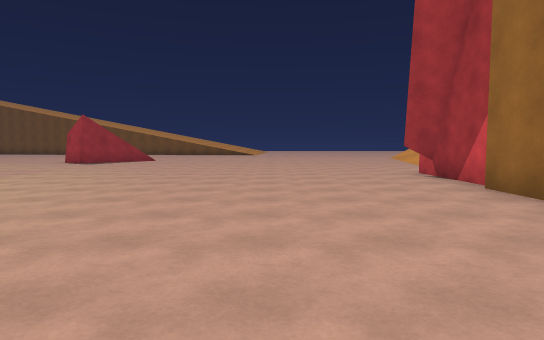
View 1 (above)

24 first-person views from a walk through a Unity game level. The camera is 1.4 m above the floor, tilts 4° down and sees 75° across. The floor is counted in squares, 2 m on a side. Each view is taken from the middle of a square. On the plan, view 1 faces up. The plan holds only what a view shows up to about 11 squares ahead; the rest is blank. The place goes on beyond the plan.

View 2
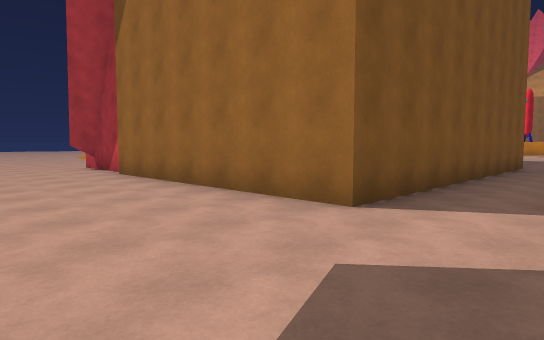

View 3
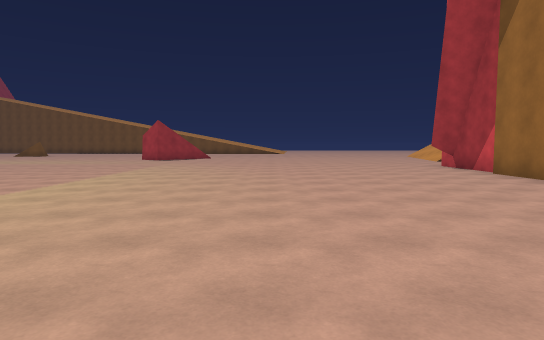

View 4
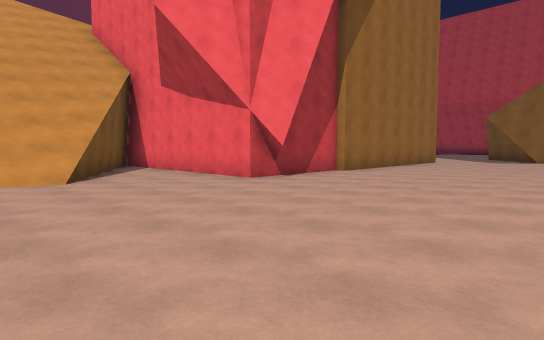

View 5
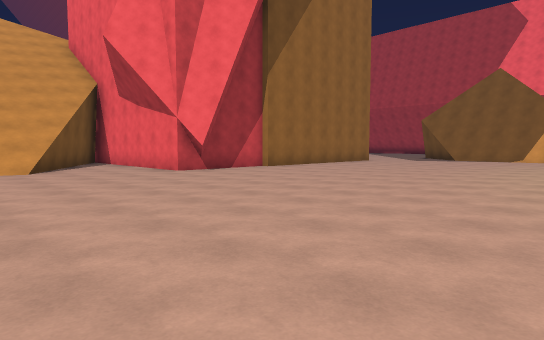

View 6
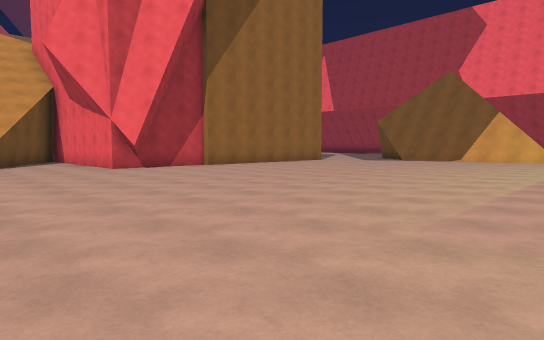

View 7
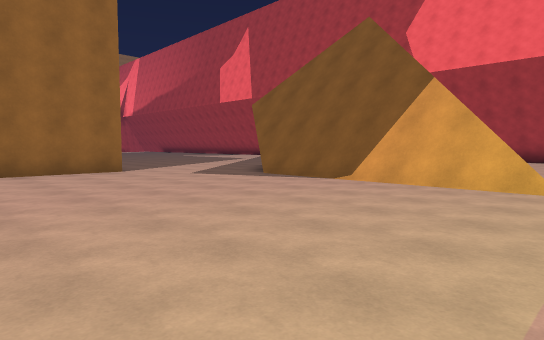

View 8
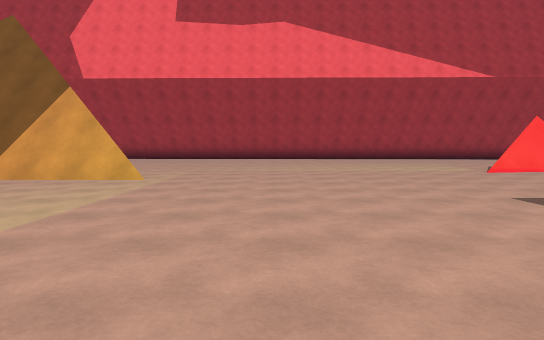

View 9
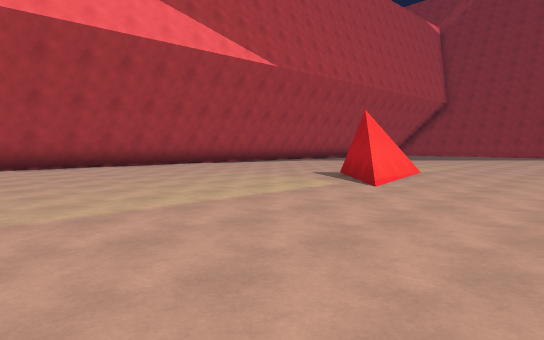

View 10
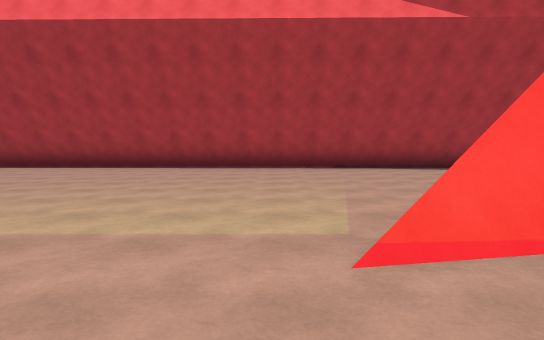

View 11
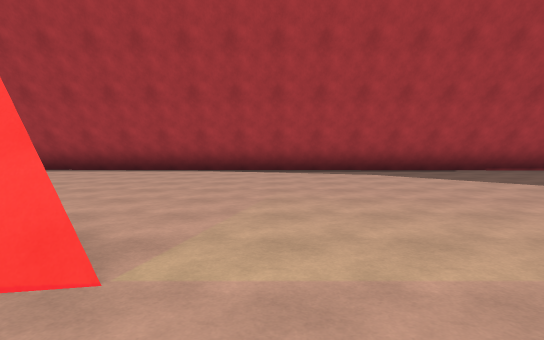

View 12
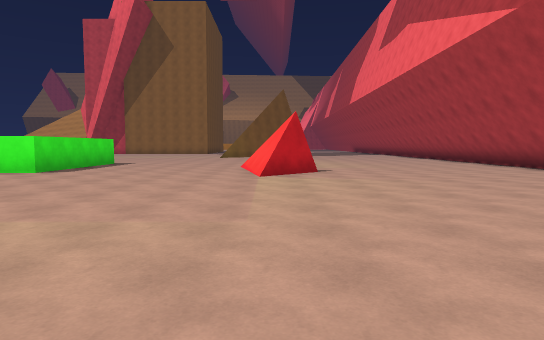

View 13
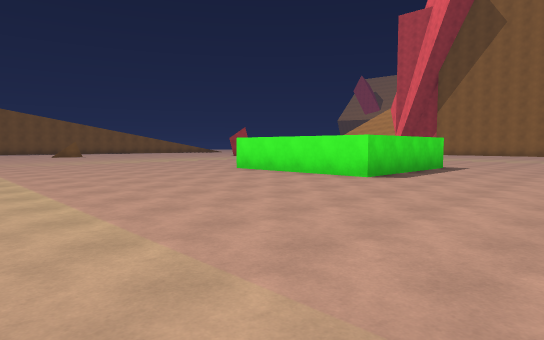

View 14
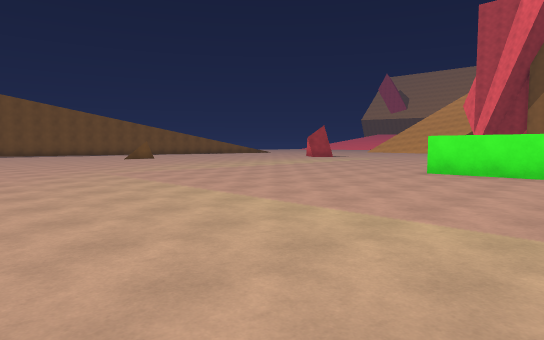

View 15
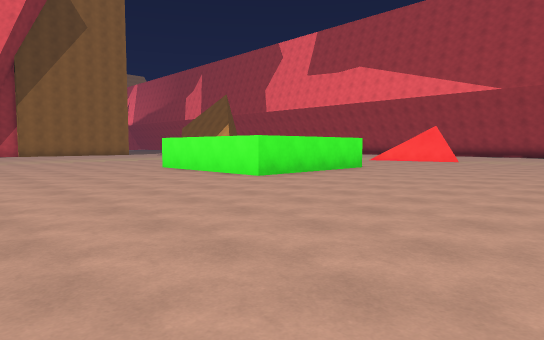

View 16
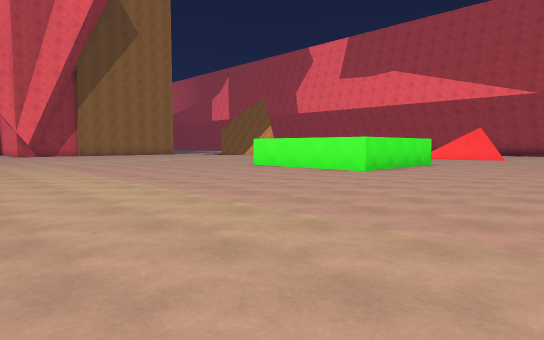

View 17
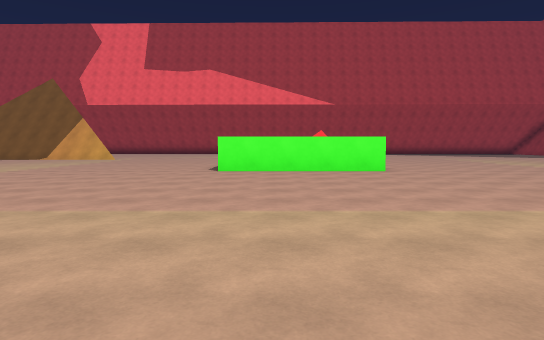

View 18
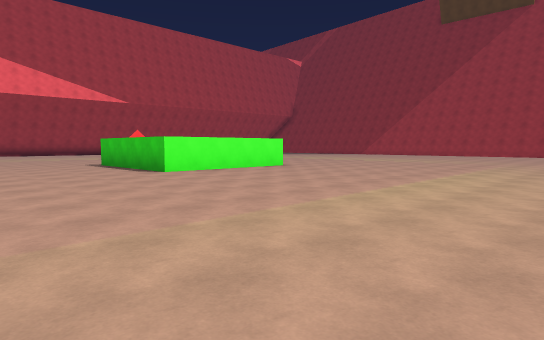

View 19
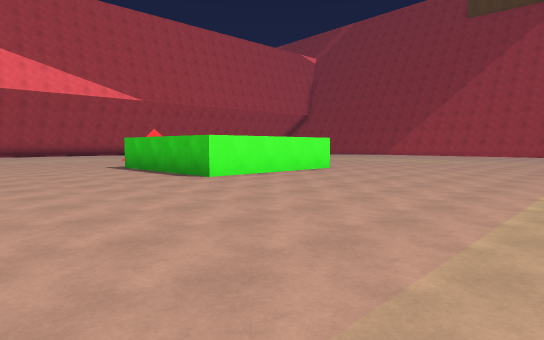

View 20
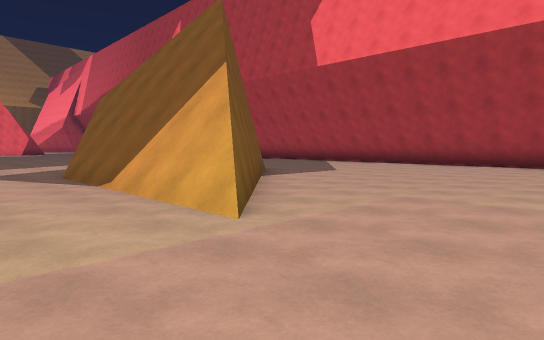

View 21
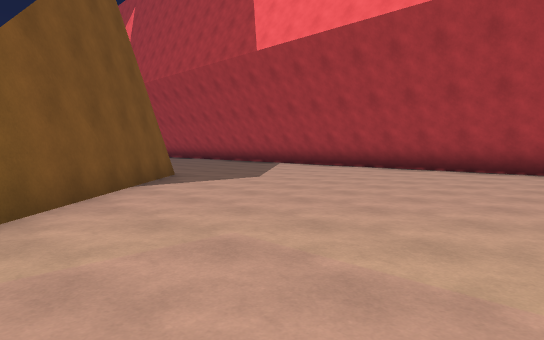

View 22
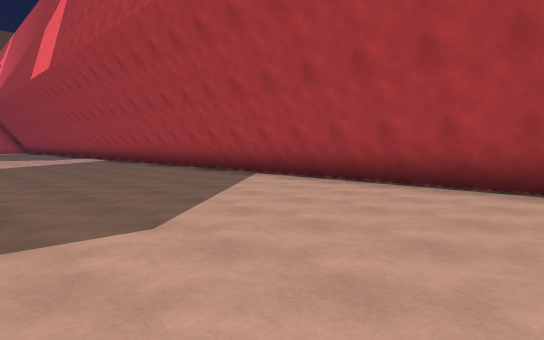

View 23
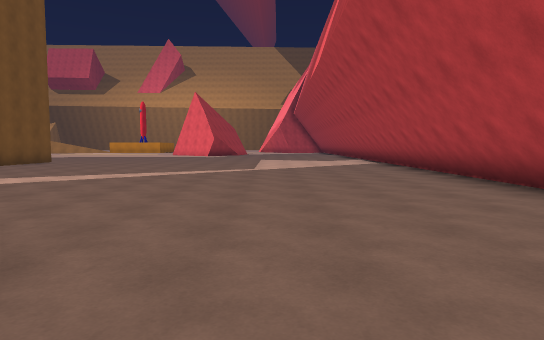

View 24
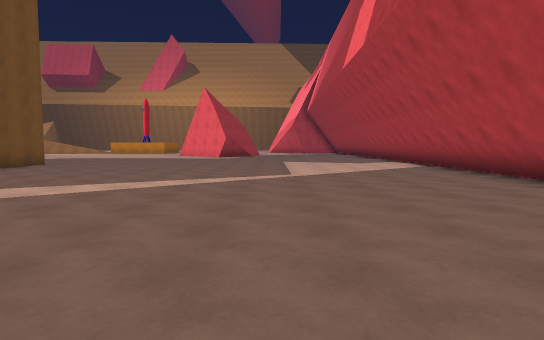

### Floor plan
Points are (right, up) in squares from view 1. A wall is a line through its corners. A room is listed if a view was taken in it or the views show most of it. See-through windows are left out.
Room 1 (views 1, 2, 3, 4, 5, 6, 7, 8, 9, 10, 11, 12, 13, 14, 15, 16, 17, 18, 19, 20, 21, 22, 23, 24)
walls: (-11.6, 0) (-16, 0) (-16, 4.5) (-11.6, 4.5) (-11.6, 0); (-13.6, -5) (-15.7, -7.1) (-16.8, -5.9) (-13.5, -5.2); (-5.2, -3.6) (1.2, -3.6); (-4.7, -3.7) (1.4, -3.8); (-16.7, -6.1) (-14.3, -5.6); (-0.2, -8.2) (-5.2, -3.1); (3.7, 5.6) (3.7, 8.9) (8.6, 8.9); (3.8, 7.9) (3.2, 8.5) (3.8, 8.4); (-25.2, -13.3) (11, -13.9); (11.5, -0.8) (3.5, -0.8) (3.5, 5.8)
low walls: (-5.4, -3.2) (-4.4, -3.2); (-6.7, -14.1) (5.4, -14.3); (-25.5, -13.5) (11, -14.1); (-25.5, -13.7) (-9.5, -14); (5.5, -14.3) (6.4, -14.3); (6.5, -14.3) (9.4, -14.3); (9.5, -14.3) (10.4, -14.4)

Where each view was taken, in squares from view 1:
view 1: 0 up, 0 right, facing up
view 2: 3 down, 0 right, facing up-right
view 3: 3 down, 2 left, facing up
view 4: 14 up, 2 left, facing down-right
view 5: 14 up, 5 left, facing down-right
view 6: 13 up, 7 left, facing down-right
view 7: 3 up, 6 left, facing down-right
view 8: 4 up, 8 left, facing down
view 9: 2 down, 8 left, facing down-left
view 10: 3 down, 13 left, facing down
view 11: 4 down, 18 left, facing down
view 12: 6 down, 25 left, facing right
view 13: 4 down, 23 left, facing up-right
view 14: 1 up, 25 left, facing up-right
view 15: 10 up, 22 left, facing down-right
view 16: 13 up, 21 left, facing down-right
view 17: 14 up, 13 left, facing down
view 18: 13 up, 7 left, facing down-left
view 19: 11 up, 7 left, facing down-left
view 20: 1 down, 8 left, facing down-right
view 21: 4 down, 8 left, facing down-right
view 22: 8 down, 5 left, facing down-right
view 23: 10 down, 2 left, facing right
view 24: 9 down, 0 right, facing right
